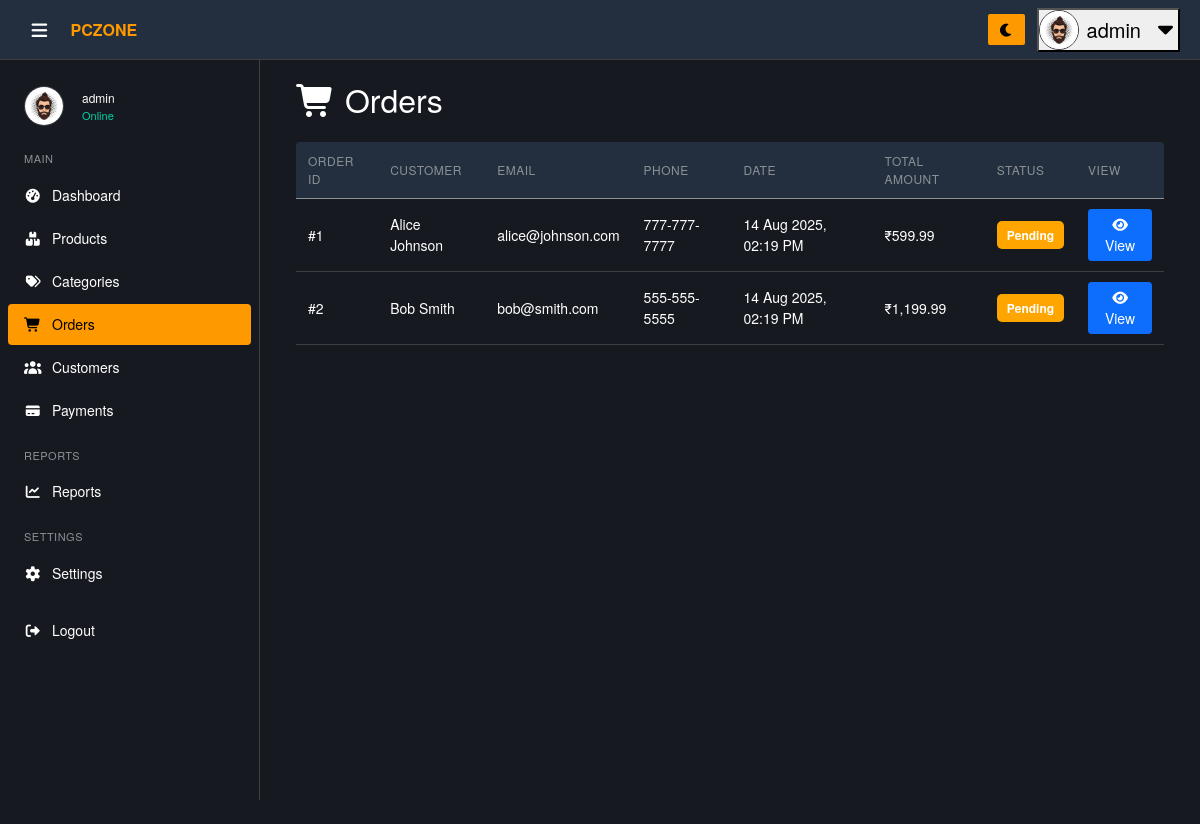
The page /admin/pages/orders.php (signed in) on the database as committed earlier.
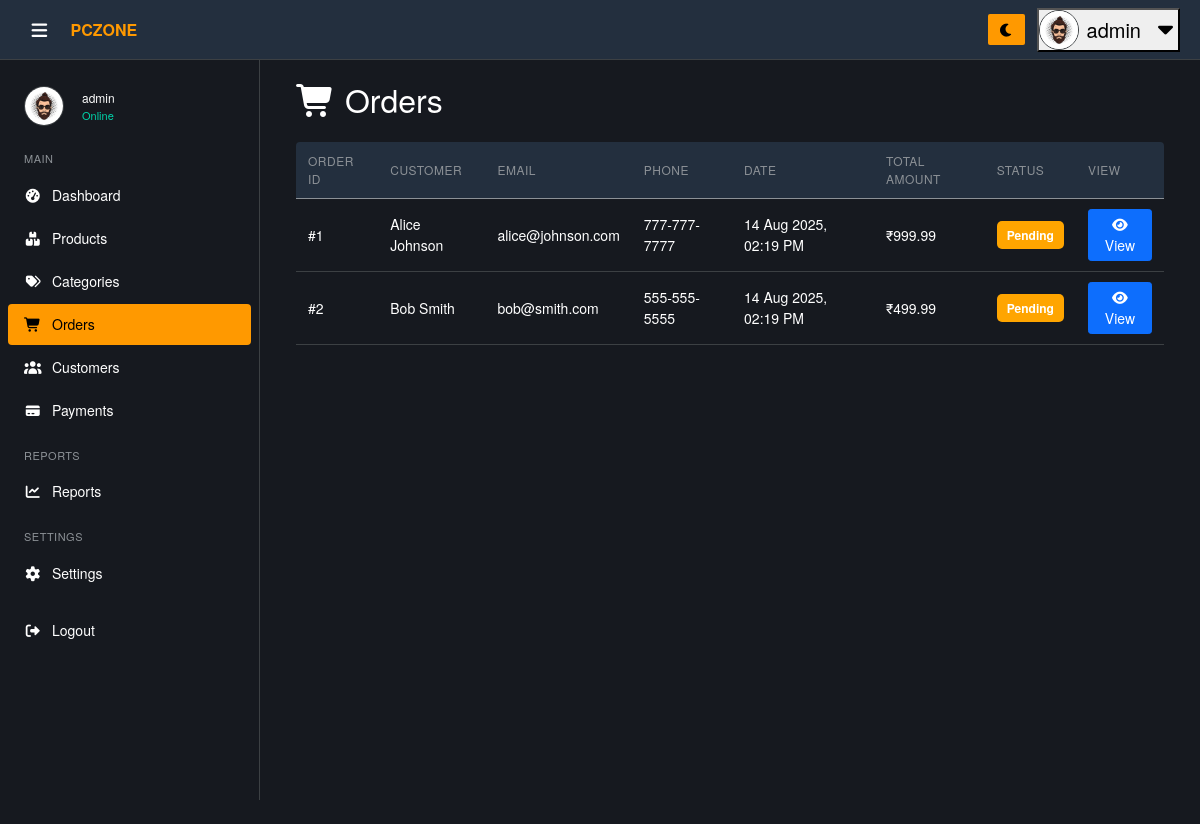
The same page on the database as committed later.
### tables this page shows
CREATE TABLE IF NOT EXISTS orders (
    order_id INT AUTO_INCREMENT PRIMARY KEY,
    customer_id INT NOT NULL,
    billing_address_id INT NOT NULL,
    shipping_address_id INT NOT NULL,
    total_amount DECIMAL(10,2) NOT NULL,
     
     
    order_status ENUM('Pending','Processing','Shipped','Delivered','Cancelled','Returned') DEFAULT 'Pending',
    tracking_number VARCHAR(100) DEFAULT NULL,
    shipping_method VARCHAR(100) DEFAULT NULL,
    order_notes TEXT DEFAULT NULL,
    paid_at DATETIME DEFAULT NULL,
    cancelled_at DATETIME DEFAULT NULL,
    refunded_at DATETIME DEFAULT NULL,
    shipped_date DATE DEFAULT NULL,
    delivered_date DATE DEFAULT NULL,
    order_date DATETIME DEFAULT CURRENT_TIMESTAMP,
    created_at DATETIME DEFAULT CURRENT_TIMESTAMP,
    updated_at DATETIME DEFAULT CURRENT_TIMESTAMP ON UPDATE CURRENT_TIMESTAMP,
    FOREIGN KEY (customer_id) REFERENCES customers(customer_id) ON DELETE CASCADE,
    FOREIGN KEY (billing_address_id) REFERENCES addresses(address_id) ON DELETE CASCADE,
    FOREIGN KEY (shipping_address_id) REFERENCES addresses(address_id) ON DELETE CASCADE
);

CREATE TABLE IF NOT EXISTS customers (
    customer_id INT AUTO_INCREMENT PRIMARY KEY,
    first_name VARCHAR(100) NOT NULL,
    last_name VARCHAR(100) NOT NULL,
    email VARCHAR(150) NOT NULL UNIQUE,
    phone VARCHAR(20),
    password VARCHAR(255) NOT NULL,
    date_of_birth DATE DEFAULT NULL,
    gender ENUM('Male','Female','Other') DEFAULT NULL,
    profile_image VARCHAR(255) DEFAULT NULL,
    newsletter_subscribed BOOLEAN DEFAULT FALSE,
    status ENUM('active','inactive','banned') DEFAULT 'active',
    created_at DATETIME DEFAULT CURRENT_TIMESTAMP,
    updated_at DATETIME DEFAULT CURRENT_TIMESTAMP ON UPDATE CURRENT_TIMESTAMP
);

### admin/pages/orders.php (the view, shortened to what this page needs)
<?php
include('../includes/db_connect.php');
$sql = "
    SELECT
        o.order_id,
        o.order_date,
        o.total_amount,
        o.order_status,
        c.customer_id,
        c.first_name,
        c.last_name,
        c.email,
        c.phone
    FROM orders o
    JOIN customers c ON o.customer_id = c.customer_id
    ORDER BY o.order_date DESC
";
$result = mysqli_query($conn, $sql);
?>
<!DOCTYPE html>
<html lang="en">
<head>
  <link rel="stylesheet" href="../assets/vendor/bootstrap/css/bootstrap.min.css">
  <link rel="stylesheet" href="../assets/vendor/fontawesome/css/all.min.css">
  <link rel="stylesheet" href="../assets/css/style.css">
</head>
<body>
  <?php include '../includes/header.php'; ?>
  <?php $page = 'orders';
  include '../includes/sidebar.php'; ?>
  <div class="main-content pt-5 mt-4">
    <div class="container mt-2">
      <h2 class="mb-4"><i class="fas fa-shopping-cart"></i> Orders</h2>
      <div class="table-box">
        <table class="data-table table table-hover align-middle">
          <thead>
            <tr>
              <th>Order ID</th>
              <th>Customer</th>
              <th>Email</th>
              <th>Phone</th>
              <th>Date</th>
              <th>Total Amount</th>
              <th>Status</th>
              <th>View</th>
            </tr>
          </thead>
          <tbody>
            <?php if (mysqli_num_rows($result) > 0): ?>
              <?php while ($row = mysqli_fetch_assoc($result)): ?>
                <tr>
                  <td>#<?php echo $row['order_id']; ?></td>
                  <td><?php echo htmlspecialchars($row['first_name']) . ' ' . htmlspecialchars($row['last_name']); ?></td>
                  <td><?php echo htmlspecialchars($row['email']); ?></td>
                  <td><?php echo htmlspecialchars($row['phone']); ?></td>
                  <td><?php echo date("d M Y, h:i A", strtotime($row['order_date'])); ?></td>
                  <td>₹<?php echo number_format($row['total_amount'], 2); ?></td>
                  <td>
                    <?php
                    $statusClass = 'status-pending';
                    ?>
                    <span class="status-badge <?php echo $statusClass; ?>">
                      <?php echo $row['order_status']; ?>
                    </span>
                  </td>
                  <td>
                    <a href="order_view.php?id=<?php echo $row['order_id']; ?>" class="btn btn-sm btn-primary">
                      <i class="fas fa-eye"></i> View
                    </a>
                  </td>
                </tr>
              <?php endwhile; ?>
            <?php else: ?>
              <tr>
                <td colspan="8" class="text-center text-muted">No orders found.</td>
              </tr>
            <?php endif; ?>
          </tbody>
        </table>
      </div>
    </div>
  </div>
</body>
</html>

Rows that differ between the two databases and show on the page:
changed orders "Alice": total_amount "599.99" → "999.99"
changed orders "Bob": total_amount "1,199.99" → "499.99"
